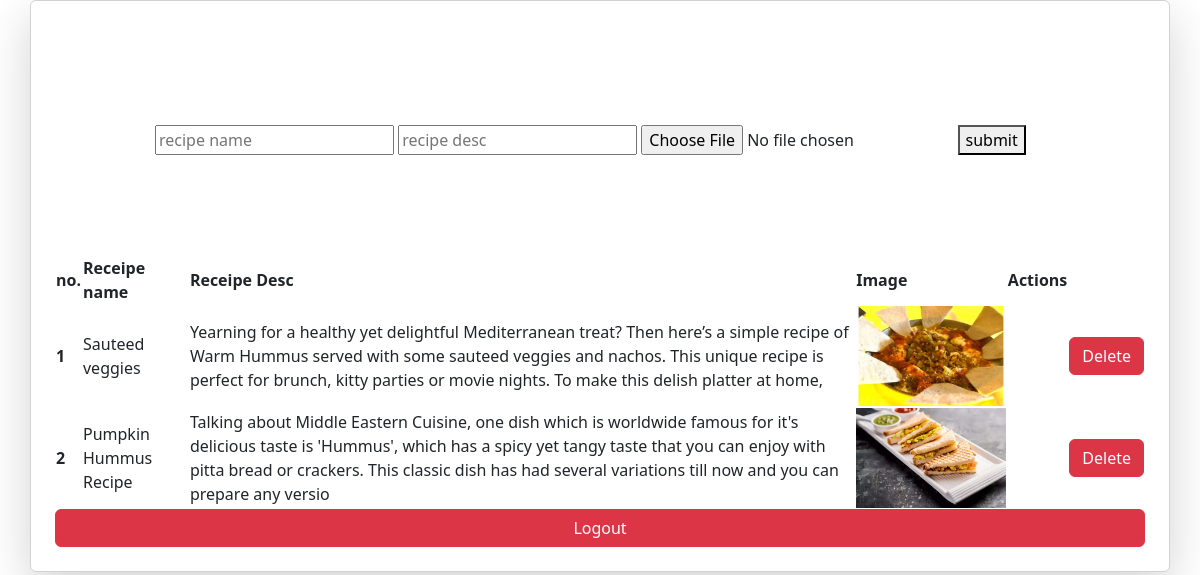
The app's page / (signed in) with its own data.
### recipe/models.py (models this page shows)
class Recipe(models.Model):
    user= models.ForeignKey(User,on_delete=models.CASCADE,null=True, blank=True)
    recipe_name=models.CharField( max_length=50)
    recipe_desc=models.TextField()
    recipe_image=models.ImageField(upload_to="recipeImages")

### recipe/views.py (the view, shortened to what this page needs)
# urls.py: path("",recipes,name="recipe"),
@login_required(login_url="/login/")
def recipes(request):
    data=Recipe.objects.all()
    return render(request,"recipe.html",context={"recipe":data})

### recipe/templates/recipe.html (shortened to what this page needs)
{% extends "base.html" %}
{% block start %}
    <form style="padding:100px" method="post" enctype="multipart/form-data">
        <input name="recipe_name" type="text" placeholder="recipe name"/>
        <input name="recipe_desc" type="text" placeholder="recipe desc"/>
        <input name="recipe_image" type="file" placeholder="recipe image"/>
        <button type="submit">submit</button>
    </form>
    <table>
<thead>
    <tr>
        <th scope="col">no.</th>
        <th scope="col">Receipe name</th>
        <th scope="col">Receipe Desc</th>
        <th scope="col">Image</th>
        <th scope="col">Actions</th>
    </tr>
</thead>
    {% for i in recipe %}
    <tr>
        <th scope="row">{{forloop.counter}}</th>
        <td>{{i.recipe_name}}</td>
        <td>{{i.recipe_desc}}</td>
        <td>
        <img src="/media/{{i.recipe_image}}" style="height: 100px"> </td>
        <td>
        <td>
        <a href="/delete_recipe/{{i.id}}" class="btn btn-danger">Delete</a>
        </td>
    </tr>
    {% endfor %}
</table>
{% if request.user.is_authenticated %}
<a href="/logout/" class="btn btn-danger">Logout</a>
{% else %}
<a href="/login/" class="btn btn-danger">Login</a>
{% endif %}
{% endblock %}

### recipe/templates/base.html (shortened to what this page needs)
<!DOCTYPE html>
<html>
    <head>
        <link rel="stylesheet" href="">
        <link href="https://cdn.jsdelivr.net/npm/bootstrap@5.3.2/dist/css/bootstrap.min.css" rel="stylesheet">
    </head>
    <body class='container card p-4 shadow-lg'>
        {% block start %}
        {% endblock %}
    </body>
</html>

### records on screen
Recipe: recipe_name "Sauteed veggies", recipe_desc "Yearning for a healthy yet delightful Mediterranean treat? Then here’s a simple recipe of Warm Hummus served with some sauteed veggies and nachos. This unique recipe is perfect for brunch, kitty parties or movie nights. To make this delish platter at home,", recipe_image (picture)
Recipe: recipe_name "Pumpkin Hummus Recipe", recipe_desc "Talking about Middle Eastern Cuisine, one dish which is worldwide famous for it's delicious taste is 'Hummus', which has a spicy yet tangy taste that you can enjoy with pitta bread or crackers. This classic dish has had several variations till now and you can prepare any versio", recipe_image (picture)
